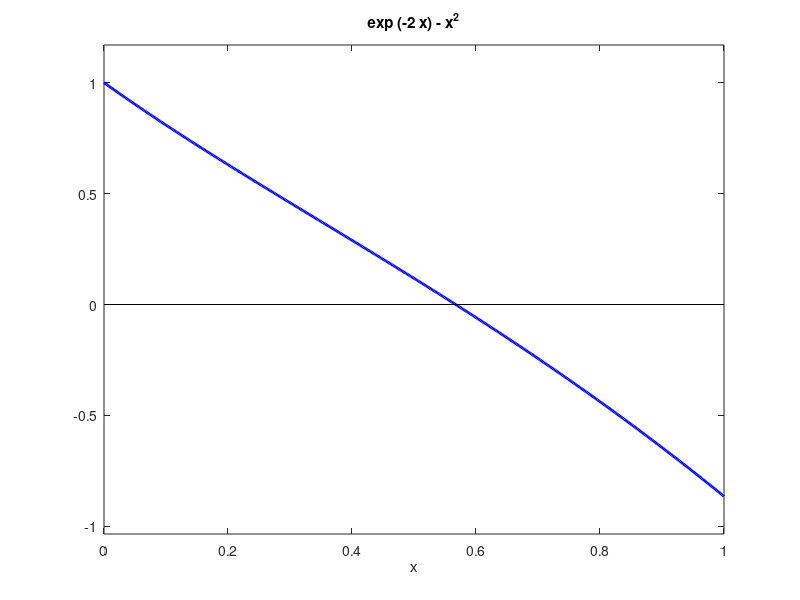

This figure's MATLAB source: (Note: this script raises an error after producing the figure.)
% --------------------------%
% ESERCIZIO SVOLTO A LEZIONE
% --------------------------%

%Definizione della funzione e della sua derivata prima
f=@(x)  exp(-2*x) - x.^2; 
df=@(x) -2*exp(-2*x) - 2*x; 

% inizializza i parametri
toll=1e-7;
itmax=100;
a=0;b=1;


%Disegna la funzione f(x) e l'asse x nella stessa figura
figure(1)
h=ezplot(f,[a b]);
set(h, 'Color','b','Linestyle','-','LineWidth',2);
hold on; plot([a b],[0 0],'k-');hold off;

% chiamata alla function newton
%%x0=0;
%x0=1.0; 
x0=0.6; 
[xN,iterN,scartiN]=newton(f,df,x0,toll,10);

%Stampa a video dei risultati mediante un ciclo for
fprintf('Metodo di Newton \n');
fprintf('\n [k]: %2.0f \t [xk]: %10.15f \t [sk]: ',1,xN(1));
for k=2:iterN+1
fprintf('\n [k]: %2.0f \t [xk]: %10.15f \t [sk]: %10.2e',k,xN(k),scartiN(k-1));
end
fprintf('\n');

% crea grafico  con il profilo di convergenza
figure(2)
semilogy(1:iterN,abs(scartiN),'m-o', 'LineWidth',2);
title('Profilo di convergenza Metodo di Newton');
xlabel('N. iterazioni');
ylabel('scarto/residuo pesato');
